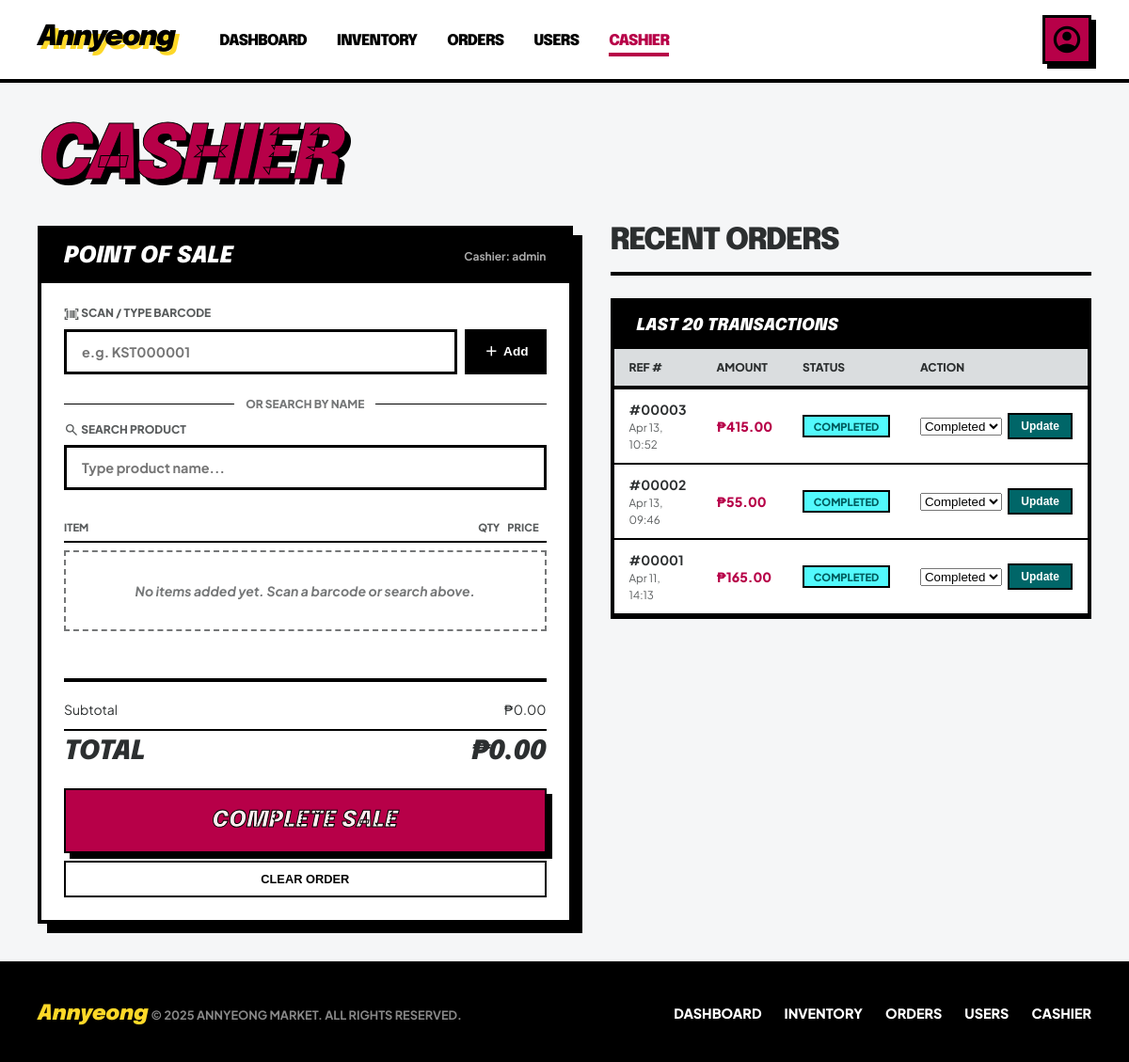
The app's page /cashierMng.php (signed in) with its own data.
### tables this page shows
CREATE TABLE `orders` (
  `id` int(11) NOT NULL,
  `user_id` int(11) NOT NULL,
  `total_amount` decimal(10,2) NOT NULL,
  `status` enum('pending','completed','cancelled') DEFAULT 'pending',
  `order_date` timestamp NOT NULL DEFAULT current_timestamp(),
  `is_walkin` tinyint(1) DEFAULT 0,
  `cashier_name` varchar(100) DEFAULT NULL
);

### cashierMng.php (the view, shortened to what this page needs)
<?php
$username = $_SESSION['username'] ?? 'Cashier';
$role     = $_SESSION['role'] ?? 'cashier';
$orders_result = mysqli_query($con, "
    SELECT o.*, u.username FROM orders o
    JOIN users u ON o.user_id = u.id
    ORDER BY o.order_date DESC LIMIT 20
");
?>
<!DOCTYPE html>
<html lang="en">
<head>
</head>
<body>
<header>
  <div class="header-inner">
    <div class="header-left-group">
      <a href="<?php echo $role === 'admin' ? 'dashboard.php' : 'cashierMng.php'; ?>" class="logo">Annyeong</a>
      <nav>
        <?php if ($role === 'admin'): ?>
        <a href="dashboard.php">Dashboard</a>
        <a href="inventoryMng.php">Inventory</a>
        <a href="orderMng.php">Orders</a>
        <a href="usersMng.php">Users</a>
        <?php endif; ?>
        <a href="cashierMng.php" class="active">Cashier</a>
      </nav>
    </div>
    <div class="profile-trigger-wrap">
      <a href="#" class="profile-trigger" onclick="toggleDropdown(event)">
        <span class="material-symbols-outlined">account_circle</span>
      </a>
    </div>
  </div>
</header>
<main>
  <h1 class="page-title">Cashier</h1>
  <div class="main-grid">
    <div>
      <div class="pos-panel">
        <div class="pos-header">
          <h2>Point of Sale</h2>
          <span class="ref">Cashier: <?php echo htmlspecialchars($username); ?></span>
        </div>
        <div class="pos-body">
          <div class="lookup-section">
            <div class="lookup-label"><span class="material-symbols-outlined" style="font-size:1rem;vertical-align:middle;">barcode_scanner</span> Scan / Type Barcode</div>
            <div class="lookup-row">
              <input type="text" id="barcodeInput" class="lookup-input" placeholder="e.g. KST000001" autocomplete="off"/>
              <button type="button" class="btn-lookup" onclick="lookupBarcode()">
                <span class="material-symbols-outlined" style="font-size:1.1rem;">add</span> Add
              </button>
            </div>
          </div>
          <div class="divider"><span>or search by name</span></div>
          <div class="lookup-section">
            <div class="lookup-label"><span class="material-symbols-outlined" style="font-size:1rem;vertical-align:middle;">search</span> Search Product</div>
            <div class="lookup-row">
              <input type="text" id="searchInput" class="lookup-input" placeholder="Type product name..." autocomplete="off" oninput="searchProducts(this.value)"/>
            </div>
          </div>
          <div class="order-list-header">
            <span>Item</span>
            <span>Qty</span>
            <span>Price</span>
          </div>
          <div class="order-list" id="orderList">
            <div class="order-list-empty" id="emptyMsg">No items added yet. Scan a barcode or search above.</div>
          </div>
          <div class="total-section">
            <div class="total-row"><span>Subtotal</span><span id="subtotalDisplay">₱0.00</span></div>
            <div class="total-row grand"><span>TOTAL</span><span id="totalDisplay">₱0.00</span></div>
          </div>
          <form id="orderForm" method="POST" action="cashierMng.php">
            <button type="button" class="btn-charge" onclick="submitOrder()">Complete Sale</button>
            <button type="button" class="btn-clear-order" onclick="clearOrder()">Clear Order</button>
          </form>
        </div>
      </div>
    </div>
    <div>
      <div class="col-header">
        <h2>Recent Orders</h2>
      </div>
      <div class="table-wrap">
        <div class="section-title">Last 20 Transactions</div>
        <table>
          <thead>
            <tr>
              <th>Ref #</th>
              <th>Amount</th>
              <th>Status</th>
              <th>Action</th>
            </tr>
          </thead>
          <tbody>
            <?php if ($orders_result && mysqli_num_rows($orders_result) > 0):
              while ($o = mysqli_fetch_assoc($orders_result)): ?>
            <tr>
              <td>
                <strong>#<?php echo str_pad($o['id'], 5, '0', STR_PAD_LEFT); ?></strong><br>
                <small style="color:var(--on-surface-variant)"><?php echo date('M d, H:i', strtotime($o['order_date'])); ?></small>
              </td>
              <td class="amount">₱<?php echo number_format($o['total_amount'], 2); ?></td>
              <td><span class="badge badge-<?php echo $o['status']; ?>"><?php echo strtoupper($o['status']); ?></span></td>
              <td>
                <form method="POST" action="cashierMng.php" style="display:flex;gap:0.4rem;align-items:center;">
                  <select name="status" class="status-form">
                    <option value="completed" <?php echo $o['status']==='completed' ? 'selected':''; ?>>Completed</option>
                  </select>
                  <button type="submit" class="btn-update">Update</button>
                </form>
              </td>
            </tr>
            <?php endwhile;
            else: ?>
            <tr><td colspan="4" style="padding:2rem;text-align:center;color:var(--outline);font-weight:700;">No transactions yet.</td></tr>
            <?php endif; ?>
          </tbody>
        </table>
      </div>
    </div>
  </div>
</main>
<footer>
  <div class="footer-brand">
    <span class="footer-brand-name">Annyeong</span>
    <span class="footer-rights">© 2025 Annyeong Market. All rights reserved.</span>
  </div>
  <ul class="footer-links">
    <?php if ($role === 'admin'): ?>
    <li><a href="dashboard.php">Dashboard</a></li>
    <li><a href="inventoryMng.php">Inventory</a></li>
    <li><a href="orderMng.php">Orders</a></li>
    <li><a href="usersMng.php">Users</a></li>
    <?php endif; ?>
    <li><a href="cashierMng.php">Cashier</a></li>
  </ul>
</footer>
</body>
</html>

### records on screen
orders: id "00003", order_date "Apr 13, 10:52", total_amount "415.00", status "COMPLETED", status "Completed"
orders: id "00002", order_date "Apr 13, 09:46", total_amount "55.00", status "COMPLETED", status "Completed"
orders: id "00001", order_date "Apr 11, 14:13", total_amount "165.00", status "COMPLETED", status "Completed"

### other values on screen
$username "admin"
